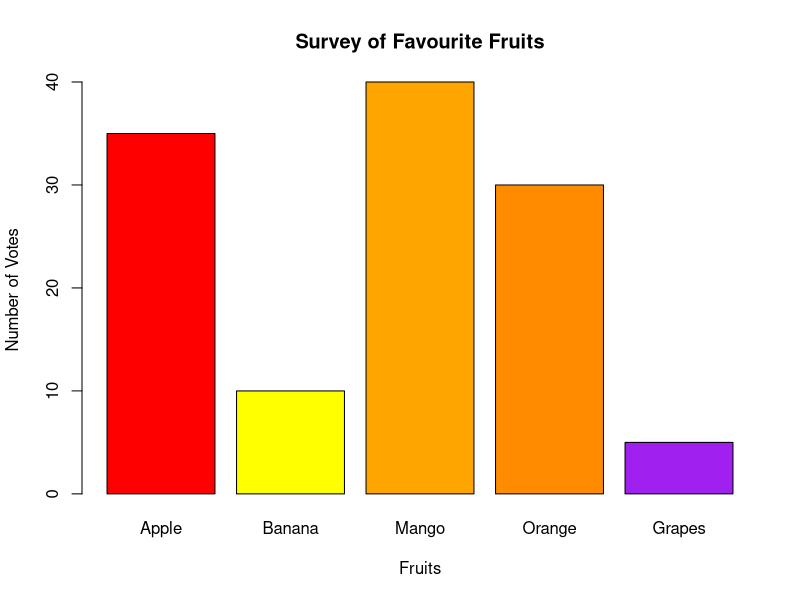

Source code (R):
fruit_data <- c(Apple = 35, Banana = 10, Mango = 40, Orange = 30, Grapes = 5)
most_preferred <- names(fruit_data[fruit_data == max(fruit_data)])
print(paste("Most preferred fruit:", most_preferred))
least_preferred <- names(fruit_data[fruit_data == max(fruit_data)])
print(paste("Least preferred fruit:", least_preferred))
barplot(fruit_data, 
        main = "Survey of Favourite Fruits", 
        xlab = "Fruits", 
        ylab = "Number of Votes", 
        col = c("red", "yellow", "orange", "darkorange", "purple"))
